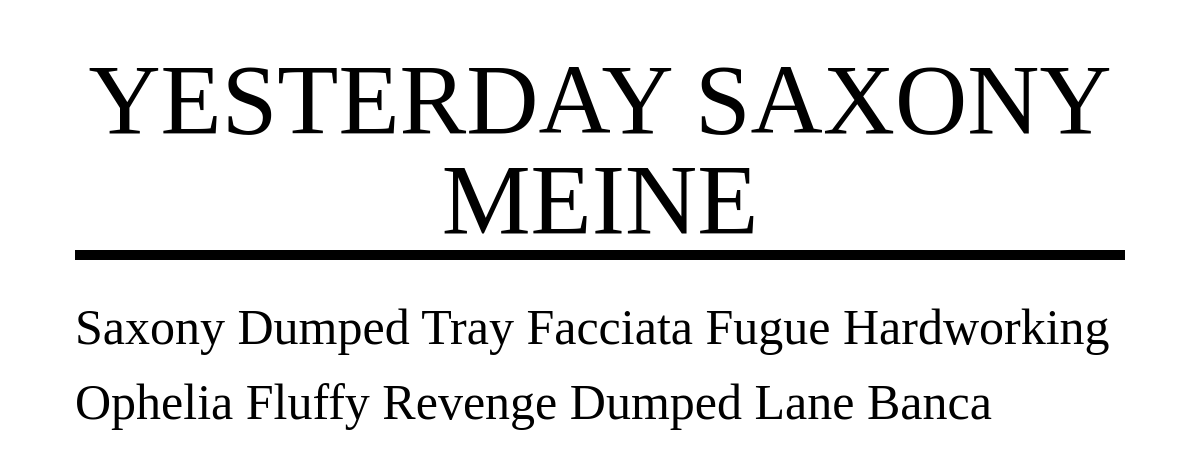
The page /display/ on the database as committed earlier.
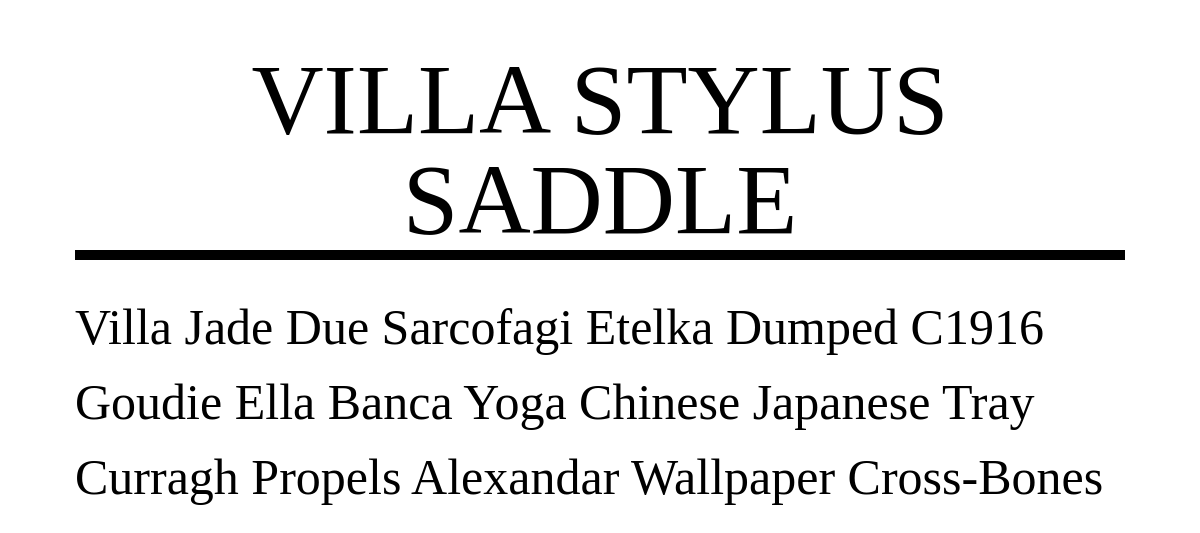
The same page on the database as committed later.
### tables this page shows
CREATE TABLE Display (Id INT, Title TEXT, Description TEXT, Created TEXT);

### app.py (the view)
@app.route('/display/')
def display():
   con = sqlite3.connect("twam.db")
   con.row_factory = sqlite3.Row
   cur = con.cursor()
   cur.execute("select * from Display ORDER BY created DESC LIMIT 1")
   items = cur.fetchall();
   return render_template('display.html', items=items)

### templates/display.html (shortened to what this page needs)
<!doctype html>
<head>
    <link rel="stylesheet" href="/static/reset.css" type="text/css" media="screen" />
    <link rel="stylesheet" href="/static/fonts.css?v=1" type="text/css" media="screen" />
    <link rel="stylesheet" href="/static/display.css?v=1" type="text/css" media="screen" />
</head>
<body>
  <div>
    {% if items %}
      {% for item in items %}
      <h1 id="title">{{ item["Title"] | trim | upper }}</h1>
      <p id="description">{{ item["Description"] | trim | title }}</p>
      {% endfor %}
    {% else %}
      <h3>Empty!</h3>
    {% endif %}
  </div>
</body>
</html>

Rows that differ between the two databases and show on the page:
no longer on this page (row unchanged): Display: Title "YESTERDAY SAXONY MEINE", Description "Saxony Dumped Tray Facciata Fugue Hardworking Ophelia Fluffy Revenge Dumped Lane Banca"
added Display: Title "VILLA STYLUS SADDLE", Description "Villa Jade Due Sarcofagi Etelka Dumped C1916 Goudie Ella Banca Yoga Chinese Japanese Tray Curragh Propels Alexandar Wallpaper Cross-Bones"
